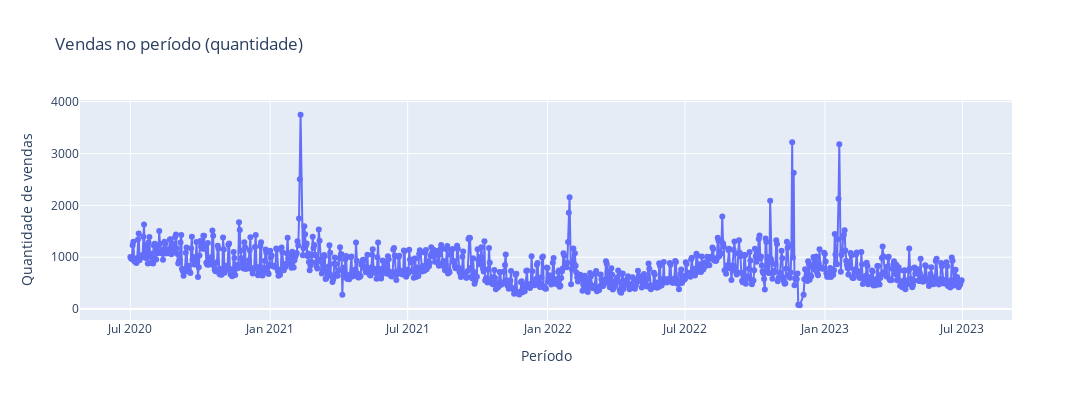

The notebook cell this image was saved under:
### Code cell
fig = go.Figure()

fig.add_trace(go.Scatter(
    x=df_order['Date'].values,
    y=df_order['count'].values,
    mode='lines+markers',
    name='Valores reais',
))

fig.update_layout(
    title=f'<span>Vendas no período (quantidade)</span>', 
    autosize=False,
    width=2200,
    height=400,
    xaxis=dict(title=f'<span>Período</span>'),
    yaxis=dict(title=f'<span>Quantidade de vendas</span>')
)

fig.show()

### Figure 1 — Plotly figure (JSON) as saved in the notebook; plotly's stock layout.template omitted (floating-point values rounded to 4 significant figures; data arrays with more than 128 entries replaced by an {"elided": "..."} marker saying what was removed)
{"data": [{"mode": "lines+markers", "name": "Valores reais", "type": "scatter", "x": {"elided": "1085 str values"}, "y": {"elided": "1085 int values"}}], "layout": {"autosize": false, "height": 400, "title": {"text": "<span>Vendas no período (quantidade)</span>"}, "width": 2200, "xaxis": {"title": {"text": "<span>Período</span>"}}, "yaxis": {"title": {"text": "<span>Quantidade de vendas</span>"}}}}
